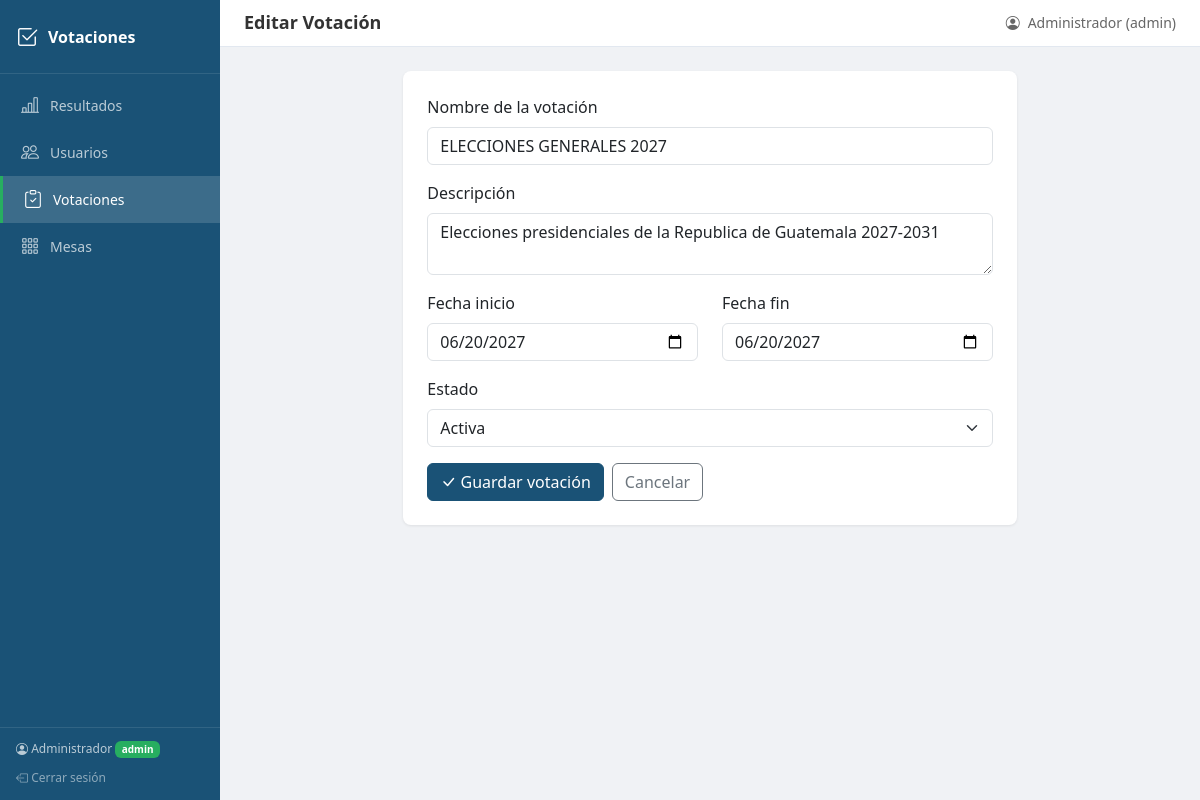
/votaciones/editar/1 (signed in), run on the app's committed database.
### app/models.py (models this page shows, shortened)
class Usuario(UserMixin, db.Model):
    __tablename__ = 'usuarios'
    id = db.Column(db.Integer, primary_key=True)
    nombre = db.Column(db.String(100), nullable=False)
    correo = db.Column(db.String(120), unique=True, nullable=False)
    password_hash = db.Column(db.String(256), nullable=False)
    rol = db.Column(db.String(20), nullable=False, default='operador')
    created_at = db.Column(db.DateTime, default=datetime.utcnow)

class Votacion(db.Model):
    __tablename__ = 'votaciones'
    id = db.Column(db.Integer, primary_key=True)
    nombre = db.Column(db.String(200), nullable=False)
    descripcion = db.Column(db.Text)
    fecha_inicio = db.Column(db.Date, nullable=False)
    fecha_fin = db.Column(db.Date, nullable=False)
    estado = db.Column(db.String(20), default='pendiente')
    creado_por = db.Column(db.Integer, db.ForeignKey('usuarios.id'))
    candidatos = db.relationship('Candidato', backref='votacion', cascade='all, delete-orphan')
    mesas = db.relationship('Mesa', backref='votacion', cascade='all, delete-orphan')
    creador = db.relationship('Usuario', backref='votaciones_creadas')

### app/routes/votaciones.py (the view, shortened to what this page needs)
@votaciones_bp.route('/editar/<int:id>', methods=['GET', 'POST'])
@login_required
def editar(id):
    if current_user.rol != 'admin':
        flash('No tienes permisos para acceder.', 'error')
        return redirect(url_for('resultados.consultar'))
    votacion = Votacion.query.get_or_404(id)
    return render_template('votacion_form.html', accion='Editar', votacion=votacion)

### app/models.py (called while the page is built)
@login_manager.user_loader
def load_user(user_id):
    return Usuario.query.get(int(user_id))

### app/templates/votacion_form.html (shortened to what this page needs)
{% extends "base.html" %}
{% block page_title %}{{ accion }} Votación{% endblock %}
{% block content %}
<div class="row justify-content-center">
    <div class="col-md-8">
        <div class="card">
            <div class="card-body p-4">
                <form method="POST" id="votacion-form">
                    <div class="mb-3">
                        <label class="form-label">Nombre de la votación</label>
                        <input type="text" name="nombre" class="form-control"
                               value="{{ votacion.nombre if votacion is defined and votacion else '' }}" required>
                    </div>
                    <div class="mb-3">
                        <label class="form-label">Descripción</label>
                        <textarea name="descripcion" class="form-control" rows="2">{{ votacion.descripcion if votacion is defined and votacion else '' }}</textarea>
                    </div>
                    <div class="row">
                        <div class="col-md-6 mb-3">
                            <label class="form-label">Fecha inicio</label>
                            <input type="date" name="fecha_inicio" class="form-control"
                                   value="{{ votacion.fecha_inicio.strftime('%Y-%m-%d') if votacion is defined and votacion else '' }}" required>
                        </div>
                        <div class="col-md-6 mb-3">
                            <label class="form-label">Fecha fin</label>
                            <input type="date" name="fecha_fin" class="form-control"
                                   value="{{ votacion.fecha_fin.strftime('%Y-%m-%d') if votacion is defined and votacion else '' }}" required>
                        </div>
                    </div>
                    {% if accion == 'Editar' %}
                    <div class="mb-3">
                        <label class="form-label">Estado</label>
                        <select name="estado" class="form-select">
                            <option value="activa" {% if votacion.estado == 'activa' %}selected{% endif %}>Activa</option>
                        </select>
                    </div>
                    {% endif %}
                    <div class="d-flex gap-2 mt-3">
                        <button type="submit" class="btn btn-primary">
                            <i class="bi bi-check-lg"></i> Guardar votación
                        </button>
                        <a href="{{ url_for('votaciones.listar') }}" class="btn btn-outline-secondary">Cancelar</a>
                    </div>
                </form>
            </div>
        </div>
    </div>
</div>
{% endblock %}

### app/templates/base.html (shortened to what this page needs)
<!DOCTYPE html>
<html lang="es">
<head>
    <link href="https://cdn.jsdelivr.net/npm/bootstrap@5.3.2/dist/css/bootstrap.min.css" rel="stylesheet">
    <link href="https://cdn.jsdelivr.net/npm/bootstrap-icons@1.11.2/font/bootstrap-icons.min.css" rel="stylesheet">
</head>
<body>
    {% if current_user.is_authenticated %}
    <div class="sidebar">
        <div class="sidebar-brand">
            <i class="bi bi-check2-square"></i>
            <span>Votaciones</span>
        </div>
        <nav class="sidebar-nav">
            <a href="{{ url_for('resultados.consultar') }}" class="{% if request.endpoint and 'resultados' in request.endpoint %}active{% endif %}">
                <i class="bi bi-bar-chart-line"></i> Resultados
            </a>
            {% if current_user.rol == 'admin' %}
            <a href="{{ url_for('usuarios.listar') }}" class="{% if request.endpoint and 'usuarios' in request.endpoint %}active{% endif %}">
                <i class="bi bi-people"></i> Usuarios
            </a>
            <a href="{{ url_for('votaciones.listar') }}" class="{% if request.endpoint and 'votaciones' in request.endpoint and 'resultados' not in request.endpoint %}active{% endif %}">
                <i class="bi bi-clipboard-check"></i> Votaciones
            </a>
            <a href="{{ url_for('mesas.listar') }}" class="{% if request.endpoint and 'mesas' in request.endpoint and 'resultados' not in request.endpoint %}active{% endif %}">
                <i class="bi bi-grid-3x3-gap"></i> Mesas
            </a>
            {% endif %}
        </nav>
        <div style="position: absolute; bottom: 0; width: 100%; border-top: 1px solid rgba(255,255,255,0.1); padding: 12px 16px;">
            <div style="color: rgba(255,255,255,0.7); font-size: 12px; margin-bottom: 6px;">
                <i class="bi bi-person-circle"></i> {{ current_user.nombre }}
                <span class="badge badge-{{ current_user.rol }}" style="font-size: 10px;">{{ current_user.rol }}</span>
            </div>
            <a href="{{ url_for('auth.logout') }}" style="color: rgba(255,255,255,0.5); font-size: 12px; text-decoration: none;">
                <i class="bi bi-box-arrow-left"></i> Cerrar sesión
            </a>
        </div>
    </div>
    <div class="main-content">
        <div class="topbar">
            <h1>{% block page_title %}Dashboard{% endblock %}</h1>
            <div class="topbar-user">
                <i class="bi bi-person-circle"></i>
                {{ current_user.nombre }} ({{ current_user.rol }})
            </div>
        </div>
        <div class="content-area">
            {% block content %}{% endblock %}
        </div>
    </div>
    {% endif %}
</body>
</html>

### app/templates/base.html (style rules this page uses)
:root { --sidebar-width: 220px; --primary: #1a5276; --primary-dark: #0e3a54; --primary-light: #d4e6f1; --accent: #27ae60; }
body { font-family: 'Segoe UI', Tahoma, Geneva, Verdana, sans-serif; background: #f0f2f5; }
.sidebar { position: fixed; top: 0; left: 0; bottom: 0; width: var(--sidebar-width); background: var(--primary); padding: 0; z-index: 100; overflow-y: auto; }
.sidebar-brand { padding: 20px 16px; color: white; font-size: 16px; font-weight: 600; border-bottom: 1px solid rgba(255,255,255,0.1); display: flex; align-items: center; gap: 10px; }
.sidebar-brand i { font-size: 22px; }
.sidebar-nav { padding: 8px 0; }
.sidebar-nav a { display: flex; align-items: center; gap: 10px; padding: 10px 20px; color: rgba(255,255,255,0.7); text-decoration: none; font-size: 14px; transition: all 0.2s; }
.sidebar-nav a.active { color: white; background: rgba(255,255,255,0.15); border-left: 3px solid var(--accent); }
.sidebar-nav a i { font-size: 18px; width: 20px; text-align: center; }
.main-content { margin-left: var(--sidebar-width); padding: 0; min-height: 100vh; }
.topbar { background: white; padding: 12px 24px; border-bottom: 1px solid #e2e8f0; display: flex; justify-content: space-between; align-items: center; }
.topbar h1 { font-size: 18px; font-weight: 600; margin: 0; color: #333; }
.topbar-user { display: flex; align-items: center; gap: 8px; font-size: 14px; color: #666; }
.content-area { padding: 24px; }
.card { border: none; border-radius: 8px; box-shadow: 0 1px 3px rgba(0,0,0,0.08); }
.btn-primary { background: var(--primary); border-color: var(--primary); }
.badge-admin { background: #27ae60; }

### data on the page
Usuario: nombre "Administrador", rol "admin"
Votacion: nombre "ELECCIONES GENERALES 2027", descripcion "Elecciones presidenciales de la Republica de Guatemala 2027-2031", fecha_inicio "06/20/2027", fecha_fin "06/20/2027", estado "Activa"

### other printed values
{{ accion }} "Editar"
